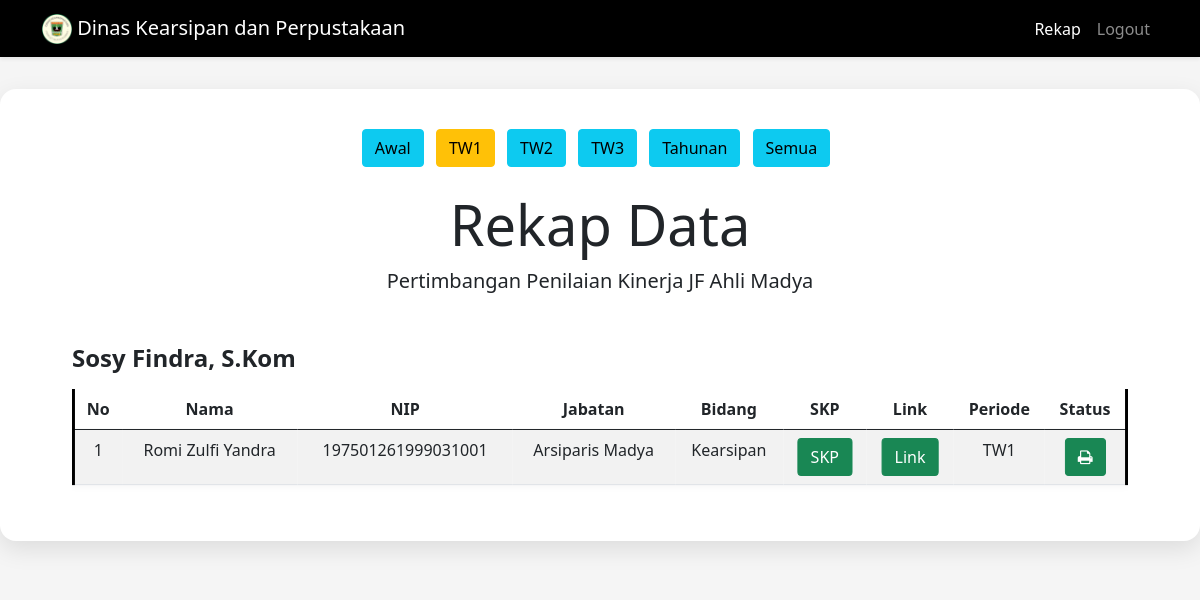
The page /rekap.php?periode=tw1 (signed in) on the database its author committed.
### tables this page shows
CREATE TABLE `data` (
  `Nomor` int(100) NOT NULL,
  `Nama` varchar(100) NOT NULL,
  `NIP` bigint(100) NOT NULL,
  `Jabatan` varchar(100) NOT NULL,
  `Bidang` varchar(100) NOT NULL,
  `Kabid` varchar(100) NOT NULL,
  `SKP` longblob NOT NULL,
  `Link` varchar(300) NOT NULL,
  `Periode` enum('Awal','TW1','TW2','TW3','Tahunan') NOT NULL,
  `status` enum('pending','disetujui','revisi') DEFAULT NULL,
  `komentar` text NOT NULL,
  `tanggal` datetime DEFAULT current_timestamp()
);

### rekap.php (the view, shortened to what this page needs)
<!DOCTYPE html>
<html lang="en">
<head>
  <link href="https://cdn.jsdelivr.net/npm/bootstrap@5.0.2/dist/css/bootstrap.min.css" rel="stylesheet" />
  <link rel="stylesheet" href="https://stackpath.bootstrapcdn.com/font-awesome/4.7.0/css/font-awesome.min.css">
  <link rel="stylesheet" href="style.css" />
</head>
<body style="background-color: whitesmoke">
  <nav class="navbar navbar-expand-lg navbar-dark shadow-sm" style="background-color: black">
    <div class="container">
      <a class="navbar-brand" href="#"><img src="dap.png" alt="" width="30" height="30" class="d-inline-block align-text-top" /> Dinas Kearsipan dan Perpustakaan</a>
      <div class="collapse navbar-collapse" id="navbarNav">
        <ul class="navbar-nav ms-auto">
          <li class="nav-item"><a class="nav-link active" href="#">Rekap</a></li>
          <li class="nav-item"><a class="nav-link" href="logout.php">Logout</a></li>
        </ul>
      </div>
    </div>
  </nav>
  <section class="jumbotron text-center">
    <div class="card-custom mx-auto" style="max-width: 1500px;">
      <?php
      $periodeAktif = $_GET['periode'] ?? '';
      function isAktif($val) {
        global $periodeAktif;
        return ($periodeAktif == $val) ? 'btn-warning' : 'btn-info';
      }
      ?>
      <div class="mb-4">
        <a class="btn <?php echo isAktif('awal'); ?> me-2" href="?periode=awal">Awal</a>
        <a class="btn <?php echo isAktif('tw1'); ?> me-2" href="?periode=tw1">TW1</a>
        <a class="btn <?php echo isAktif('tw2'); ?> me-2" href="?periode=tw2">TW2</a>
        <a class="btn <?php echo isAktif('tw3'); ?> me-2" href="?periode=tw3">TW3</a>
        <a class="btn <?php echo isAktif('tahunan'); ?> me-2" href="?periode=tahunan">Tahunan</a>
        <a class="btn <?php echo ($periodeAktif == '') ? 'btn-warning' : 'btn-info'; ?> me-2" href="rekap.php">Semua</a>
      </div>
      <h1 class="display-4">Rekap Data</h1>
      <p class="lead">Pertimbangan Penilaian Kinerja JF Ahli Madya</p>
      <div style="padding: 0 2rem;">
        <?php
        include "koneksi.php";
        $periodeFilter = $_GET['periode'] ?? '';
        if ($periodeFilter != '') {
            $query_mysqli = mysqli_query($connect,"SELECT * FROM data WHERE LOWER(Periode) = '$periodeFilter' ORDER BY Kabid") or die(mysqli_error($connect));
        } else {
            $query_mysqli = mysqli_query($connect,"SELECT * FROM data ORDER BY Kabid") or die(mysqli_error($connect));
        }
        $kelompok_kabid = [];
        while ($row = mysqli_fetch_assoc($query_mysqli)) {
            $kelompok_kabid[$row['Kabid']][] = $row;
        }
        foreach ($kelompok_kabid as $kabid => $list_pegawai) {
          echo "<h4 class='mt-5 mb-3 text-start'><b>$kabid</b></h4>";
          echo "<div class='table-responsive'>";
          echo "<table class='table table-hover table-striped'>";
          echo "<thead>
                  <tr class='text-center'>
                    <th>No</th>
                    <th>Nama</th>
                    <th>NIP</th>
                    <th>Jabatan</th>
                    <th>Bidang</th>
                    <th>SKP</th>
                    <th>Link</th>
                    <th>Periode</th>
                    <th>Status</th>
                  </tr>
                </thead>
                <tbody>";
          $Nomor = 1;
          foreach ($list_pegawai as $pegawai) {
            echo "<tr class='text-center'>";
            echo "<td>{$Nomor}</td>";
            echo "<td>{$pegawai['Nama']}</td>";
            echo "<td>{$pegawai['NIP']}</td>";
            echo "<td>{$pegawai['Jabatan']}</td>";
            echo "<td>{$pegawai['Bidang']}</td>";
            echo "<td><a class='btn btn-success' href='skp.php?Nomor={$pegawai['Nomor']}' target='_blank'>SKP</a></td>";
            $Periode = strtolower($pegawai['Periode']);
            if ($Periode === 'awal') {
                echo "<td><a class='btn btn-warning' href='#'><i class='fa fa-chain-broken'></i></a></td>";
            } else {
                echo "<td><a class='btn btn-success' href='{$pegawai['Link']}' target='_blank'>Link</a></td>";
            }
            echo "<td>{$pegawai['Periode']}</td>";
            $status = strtolower($pegawai['status']);
            if ($status === 'disetujui') {
                echo "<td><a class='btn btn-success' href='surat.php?Nomor={$pegawai['Nomor']}' target='_blank'><i class='fa fa-print'></i></a></td>";
            } elseif ($status === 'revisi') {
                echo "<td><a class='btn btn-danger' href='#'><i class='fa fa-ban'></i></a></td>";
            } else {
                echo "<td><a class='btn btn-warning' href='#'><i class='fa fa-spinner'></i></a></td>";
            }
            echo "</tr>";
            $Nomor++;
          }
          echo "</tbody></table></div>";
        }
        ?>
      </div>
    </div>
  </section>
</body>
</html>

### style.css (style rules this page uses)
.jumbotron { padding-top: 2rem; background-color: whitesmoke; padding-bottom: 2rem; }
.table-hover { box-shadow: 0 2px 8px rgba(0, 0, 0, 0.05); transform: scale(1.002); border-left: 4px solid black; border-right: 4px solid black; cursor: pointer; }
.card-custom { background-color: #fff; border-radius: 16px; box-shadow: 0 8px 24px rgba(0, 0, 0, 0.1); padding: 40px; }

### rows shown on the page
data: Nama "Romi Zulfi Yandra", NIP "197501261999031001", Jabatan "Arsiparis Madya", Bidang "Kearsipan", Periode "TW1"

### other values the page prints
$kabid "Sosy Findra, S.Kom"
